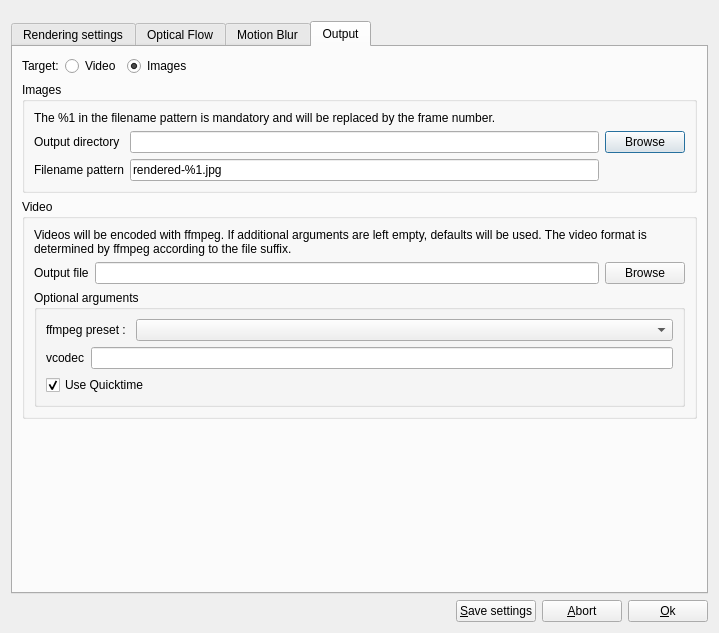
<?xml version="1.0" encoding="UTF-8"?>
<ui version="4.0">
 <class>RenderingDialog</class>
 <widget class="QDialog" name="RenderingDialog">
  <property name="geometry">
   <rect>
    <x>0</x>
    <y>0</y>
    <width>719</width>
    <height>633</height>
   </rect>
  </property>
  <property name="windowTitle">
   <string>Rendering settings</string>
  </property>
  <layout class="QVBoxLayout" name="verticalLayout_2">
   <item>
    <spacer name="verticalSpacer_2">
     <property name="orientation">
      <enum>Qt::Vertical</enum>
     </property>
     <property name="sizeType">
      <enum>QSizePolicy::Fixed</enum>
     </property>
     <property name="sizeHint" stdset="0">
      <size>
       <width>20</width>
       <height>10</height>
      </size>
     </property>
    </spacer>
   </item>
   <item>
    <widget class="QTabWidget" name="tabWidget">
     <property name="currentIndex">
      <number>3</number>
     </property>
     <widget class="QWidget" name="tabWidgetPage1">
      <property name="accessibleName">
       <string>a</string>
      </property>
      <property name="accessibleDescription">
       <string>a</string>
      </property>
      <attribute name="title">
       <string>Rendering settings</string>
      </attribute>
      <layout class="QVBoxLayout" name="verticalLayout_8">
       <item>
        <layout class="QHBoxLayout" name="horizontalLayout">
         <item>
          <widget class="QRadioButton" name="radioFullProject">
           <property name="text">
            <string>Full Project</string>
           </property>
           <property name="checked">
            <bool>true</bool>
           </property>
          </widget>
         </item>
         <item>
          <widget class="QRadioButton" name="radioTagSection">
           <property name="text">
            <string>Tag section</string>
           </property>
          </widget>
         </item>
         <item>
          <widget class="QRadioButton" name="radioSection">
           <property name="text">
            <string>Custom section</string>
           </property>
          </widget>
         </item>
         <item>
          <spacer name="horizontalSpacer_5">
           <property name="orientation">
            <enum>Qt::Horizontal</enum>
           </property>
           <property name="sizeType">
            <enum>QSizePolicy::Fixed</enum>
           </property>
           <property name="sizeHint" stdset="0">
            <size>
             <width>13</width>
             <height>20</height>
            </size>
           </property>
          </spacer>
         </item>
         <item>
          <widget class="QComboBox" name="cbStartTag"/>
         </item>
         <item>
          <widget class="QLineEdit" name="timeStart">
           <property name="sizePolicy">
            <sizepolicy hsizetype="Preferred" vsizetype="Fixed">
             <horstretch>0</horstretch>
             <verstretch>0</verstretch>
            </sizepolicy>
           </property>
           <property name="baseSize">
            <size>
             <width>100</width>
             <height>0</height>
            </size>
           </property>
           <property name="maxLength">
            <number>16</number>
           </property>
          </widget>
         </item>
         <item>
          <widget class="QLabel" name="lblcTo">
           <property name="text">
            <string>to</string>
           </property>
          </widget>
         </item>
         <item>
          <widget class="QLineEdit" name="timeEnd">
           <property name="sizePolicy">
            <sizepolicy hsizetype="Preferred" vsizetype="Fixed">
             <horstretch>0</horstretch>
             <verstretch>0</verstretch>
            </sizepolicy>
           </property>
           <property name="baseSize">
            <size>
             <width>100</width>
             <height>0</height>
            </size>
           </property>
           <property name="maxLength">
            <number>16</number>
           </property>
          </widget>
         </item>
         <item>
          <widget class="QComboBox" name="cbEndTag"/>
         </item>
         <item>
          <spacer name="horizontalSpacer_2">
           <property name="orientation">
            <enum>Qt::Horizontal</enum>
           </property>
           <property name="sizeHint" stdset="0">
            <size>
             <width>40</width>
             <height>20</height>
            </size>
           </property>
          </spacer>
         </item>
        </layout>
       </item>
       <item>
        <layout class="QHBoxLayout" name="horizontalLayout_8">
         <item>
          <spacer name="horizontalSpacer_11">
           <property name="orientation">
            <enum>Qt::Horizontal</enum>
           </property>
           <property name="sizeType">
            <enum>QSizePolicy::Fixed</enum>
           </property>
           <property name="sizeHint" stdset="0">
            <size>
             <width>30</width>
             <height>20</height>
            </size>
           </property>
          </spacer>
         </item>
         <item>
          <widget class="QLabel" name="sectionMessage">
           <property name="text">
            <string/>
           </property>
           <property name="wordWrap">
            <bool>true</bool>
           </property>
          </widget>
         </item>
        </layout>
       </item>
       <item>
        <layout class="QHBoxLayout" name="horizontalLayout_5">
         <item>
          <widget class="QLabel" name="label_2">
           <property name="text">
            <string>Frames per second:</string>
           </property>
          </widget>
         </item>
         <item>
          <widget class="QComboBox" name="cbFps">
           <property name="sizePolicy">
            <sizepolicy hsizetype="Preferred" vsizetype="Fixed">
             <horstretch>0</horstretch>
             <verstretch>0</verstretch>
            </sizepolicy>
           </property>
           <property name="minimumSize">
            <size>
             <width>100</width>
             <height>0</height>
            </size>
           </property>
           <property name="baseSize">
            <size>
             <width>100</width>
             <height>0</height>
            </size>
           </property>
           <property name="editable">
            <bool>true</bool>
           </property>
           <property name="currentIndex">
            <number>0</number>
           </property>
           <item>
            <property name="text">
             <string notr="true">23.976</string>
            </property>
           </item>
           <item>
            <property name="text">
             <string notr="true">24</string>
            </property>
           </item>
           <item>
            <property name="text">
             <string notr="true">25</string>
            </property>
           </item>
           <item>
            <property name="text">
             <string notr="true">29.976</string>
            </property>
           </item>
           <item>
            <property name="text">
             <string notr="true">30</string>
            </property>
           </item>
           <item>
            <property name="text">
             <string notr="true">50</string>
            </property>
           </item>
           <item>
            <property name="text">
             <string notr="true">60</string>
            </property>
           </item>
           <item>
            <property name="text">
             <string notr="true">72</string>
            </property>
           </item>
          </widget>
         </item>
         <item>
          <spacer name="horizontalSpacer_4">
           <property name="orientation">
            <enum>Qt::Horizontal</enum>
           </property>
           <property name="sizeHint" stdset="0">
            <size>
             <width>40</width>
             <height>20</height>
            </size>
           </property>
          </spacer>
         </item>
        </layout>
       </item>
       <item>
        <layout class="QHBoxLayout" name="horizontalLayout_6">
         <item>
          <widget class="QLabel" name="label_3">
           <property name="text">
            <string>Size:</string>
           </property>
          </widget>
         </item>
         <item>
          <widget class="QComboBox" name="cbSize"/>
         </item>
         <item>
          <spacer name="horizontalSpacer_7">
           <property name="orientation">
            <enum>Qt::Horizontal</enum>
           </property>
           <property name="sizeType">
            <enum>QSizePolicy::Minimum</enum>
           </property>
           <property name="sizeHint" stdset="0">
            <size>
             <width>10</width>
             <height>20</height>
            </size>
           </property>
          </spacer>
         </item>
         <item>
          <widget class="QLabel" name="label_4">
           <property name="text">
            <string>Interpolation:</string>
           </property>
          </widget>
         </item>
         <item>
          <widget class="QComboBox" name="cbInterpolation"/>
         </item>
         <item>
          <spacer name="horizontalSpacer_6">
           <property name="orientation">
            <enum>Qt::Horizontal</enum>
           </property>
           <property name="sizeHint" stdset="0">
            <size>
             <width>40</width>
             <height>20</height>
            </size>
           </property>
          </spacer>
         </item>
        </layout>
       </item>
       <item>
        <layout class="QHBoxLayout" name="horizontalLayout_9">
         <property name="topMargin">
          <number>8</number>
         </property>
         <item>
          <widget class="QLabel" name="label_13">
           <property name="text">
            <string>For two frames A and B, the two-way interpolations calculate both the flows A→B and B→A, which leads to smoother transitions between them. Forward interpolations only calculate A→B; Twice as fast, but usually less smooth.</string>
           </property>
           <property name="wordWrap">
            <bool>true</bool>
           </property>
          </widget>
         </item>
        </layout>
       </item>
       <item>
        <spacer name="verticalSpacer">
         <property name="orientation">
          <enum>Qt::Vertical</enum>
         </property>
         <property name="sizeHint" stdset="0">
          <size>
           <width>20</width>
           <height>40</height>
          </size>
         </property>
        </spacer>
       </item>
      </layout>
     </widget>
     <widget class="QWidget" name="tabWidgetPage2">
      <attribute name="title">
       <string>Optical Flow</string>
      </attribute>
      <layout class="QVBoxLayout" name="verticalLayout_9">
       <item>
        <widget class="QGroupBox" name="groupBox_3">
         <property name="title">
          <string>Optical flow</string>
         </property>
         <layout class="QVBoxLayout" name="verticalLayout_6">
          <item>
           <layout class="QHBoxLayout" name="horizontalLayout_7">
            <item>
             <widget class="QLabel" name="label_12">
              <property name="text">
               <string>buildFlow lambda</string>
              </property>
             </widget>
            </item>
            <item>
             <widget class="QDoubleSpinBox" name="lambda">
              <property name="locale">
               <locale language="English" country="UnitedStates"/>
              </property>
              <property name="minimum">
               <double>5.000000000000000</double>
              </property>
              <property name="maximum">
               <double>50.000000000000000</double>
              </property>
              <property name="singleStep">
               <double>1.000000000000000</double>
              </property>
              <property name="value">
               <double>20.000000000000000</double>
              </property>
             </widget>
            </item>
            <item>
             <spacer name="horizontalSpacer_10">
              <property name="orientation">
               <enum>Qt::Horizontal</enum>
              </property>
              <property name="sizeType">
               <enum>QSizePolicy::Fixed</enum>
              </property>
              <property name="sizeHint" stdset="0">
               <size>
                <width>10</width>
                <height>20</height>
               </size>
              </property>
             </spacer>
            </item>
            <item>
             <widget class="QLabel" name="label_11">
              <property name="sizePolicy">
               <sizepolicy hsizetype="Expanding" vsizetype="Preferred">
                <horstretch>0</horstretch>
                <verstretch>0</verstretch>
               </sizepolicy>
              </property>
              <property name="text">
               <string>Use a higher value for high-quality footage and larger images.</string>
              </property>
              <property name="wordWrap">
               <bool>true</bool>
              </property>
             </widget>
            </item>
           </layout>
          </item>
          <item>
           <layout class="QHBoxLayout" name="horizontalLayout_10">
            <property name="topMargin">
             <number>8</number>
            </property>
            <item>
             <widget class="QLabel" name="label_14">
              <property name="text">
               <string>The lambda is only used with the GPU based Optical Flow algorithm. There is no general rule which value is best, so it is usually a good idea to render a short part with a low (5) and a high (50) lambda to see the differences, and then try to find the best value between.</string>
              </property>
              <property name="wordWrap">
               <bool>true</bool>
              </property>
             </widget>
            </item>
           </layout>
          </item>
          <item>
           <spacer name="verticalSpacer_3">
            <property name="orientation">
             <enum>Qt::Vertical</enum>
            </property>
            <property name="sizeHint" stdset="0">
             <size>
              <width>20</width>
              <height>40</height>
             </size>
            </property>
           </spacer>
          </item>
         </layout>
        </widget>
       </item>
      </layout>
     </widget>
     <widget class="QWidget" name="tabWidgetPage3">
      <attribute name="title">
       <string>Motion Blur</string>
      </attribute>
      <layout class="QVBoxLayout" name="verticalLayout_10">
       <item>
        <widget class="QGroupBox" name="groupBox_2">
         <property name="title">
          <string>Motion blur</string>
         </property>
         <layout class="QVBoxLayout" name="verticalLayout_5">
          <item>
           <widget class="QLabel" name="label_9">
            <property name="text">
             <string>Motion blur will only be applied for segments on which it is enabled.</string>
            </property>
            <property name="wordWrap">
             <bool>true</bool>
            </property>
           </widget>
          </item>
          <item>
           <widget class="QRadioButton" name="radioBlurStacking">
            <property name="text">
             <string>Stacking blur (Uses more disk space, but is faster for repeated rendering.)</string>
            </property>
           </widget>
          </item>
          <item>
           <layout class="QHBoxLayout" name="horizontalLayout_2">
            <item>
             <widget class="QLabel" name="label_6">
              <property name="text">
               <string>Maximum samples</string>
              </property>
             </widget>
            </item>
            <item>
             <widget class="QSpinBox" name="maxSamples">
              <property name="minimum">
               <number>1</number>
              </property>
              <property name="value">
               <number>64</number>
              </property>
             </widget>
            </item>
            <item>
             <spacer name="horizontalSpacer_9">
              <property name="orientation">
               <enum>Qt::Horizontal</enum>
              </property>
              <property name="sizeType">
               <enum>QSizePolicy::Fixed</enum>
              </property>
              <property name="sizeHint" stdset="0">
               <size>
                <width>10</width>
                <height>20</height>
               </size>
              </property>
             </spacer>
            </item>
            <item>
             <widget class="QLabel" name="label_8">
              <property name="text">
               <string>Samples for slow motion</string>
              </property>
             </widget>
            </item>
            <item>
             <widget class="QSpinBox" name="slowmoSamples">
              <property name="minimum">
               <number>1</number>
              </property>
              <property name="value">
               <number>16</number>
              </property>
             </widget>
            </item>
            <item>
             <spacer name="horizontalSpacer_8">
              <property name="orientation">
               <enum>Qt::Horizontal</enum>
              </property>
              <property name="sizeHint" stdset="0">
               <size>
                <width>40</width>
                <height>20</height>
               </size>
              </property>
             </spacer>
            </item>
           </layout>
          </item>
          <item>
           <widget class="QRadioButton" name="radioBlurConvolution">
            <property name="text">
             <string>Convolution blur (Smoother than stacking, usually the better choice.)</string>
            </property>
           </widget>
          </item>
          <item>
           <widget class="QRadioButton" name="radioBlurNearest">
            <property name="text">
             <string>Nearest (no blurring)</string>
            </property>
           </widget>
          </item>
         </layout>
        </widget>
       </item>
       <item>
        <spacer name="verticalSpacer_4">
         <property name="orientation">
          <enum>Qt::Vertical</enum>
         </property>
         <property name="sizeHint" stdset="0">
          <size>
           <width>20</width>
           <height>40</height>
          </size>
         </property>
        </spacer>
       </item>
      </layout>
     </widget>
     <widget class="QWidget" name="tabWidgetPage4">
      <attribute name="title">
       <string>Output</string>
      </attribute>
      <layout class="QVBoxLayout" name="verticalLayout_11">
       <item>
        <layout class="QHBoxLayout" name="horizontalLayout_3">
         <item>
          <widget class="QLabel" name="label">
           <property name="text">
            <string>Target:</string>
           </property>
          </widget>
         </item>
         <item>
          <widget class="QRadioButton" name="radioVideo">
           <property name="enabled">
            <bool>true</bool>
           </property>
           <property name="text">
            <string>Video</string>
           </property>
          </widget>
         </item>
         <item>
          <widget class="QRadioButton" name="radioImages">
           <property name="text">
            <string>Images</string>
           </property>
           <property name="checked">
            <bool>true</bool>
           </property>
          </widget>
         </item>
         <item>
          <spacer name="horizontalSpacer_3">
           <property name="orientation">
            <enum>Qt::Horizontal</enum>
           </property>
           <property name="sizeHint" stdset="0">
            <size>
             <width>40</width>
             <height>20</height>
            </size>
           </property>
          </spacer>
         </item>
        </layout>
       </item>
       <item>
        <widget class="QGroupBox" name="groupImages">
         <property name="title">
          <string>Images</string>
         </property>
         <layout class="QVBoxLayout" name="verticalLayout">
          <item>
           <widget class="QLabel" name="label_10">
            <property name="text">
             <string>The %1 in the filename pattern is mandatory and will be replaced by the frame number.</string>
            </property>
           </widget>
          </item>
          <item>
           <layout class="QGridLayout" name="gridLayout">
            <item row="0" column="0">
             <widget class="QLabel" name="lblcOutputDir">
              <property name="text">
               <string>Output directory</string>
              </property>
             </widget>
            </item>
            <item row="0" column="1">
             <widget class="QLineEdit" name="imagesOutputDir"/>
            </item>
            <item row="0" column="2">
             <widget class="QPushButton" name="bImagesBrowseDir">
              <property name="text">
               <string>Browse</string>
              </property>
             </widget>
            </item>
            <item row="1" column="0">
             <widget class="QLabel" name="lblcFilenamePattern">
              <property name="text">
               <string>Filename pattern</string>
              </property>
             </widget>
            </item>
            <item row="1" column="1">
             <widget class="QLineEdit" name="imagesFilenamePattern">
              <property name="toolTip">
               <string extracomment="%1 for the frame number (required!)"/>
              </property>
              <property name="text">
               <string>rendered-%1.jpg</string>
              </property>
             </widget>
            </item>
           </layout>
          </item>
         </layout>
        </widget>
       </item>
       <item>
        <widget class="QGroupBox" name="groupVideo">
         <property name="sizePolicy">
          <sizepolicy hsizetype="Preferred" vsizetype="Minimum">
           <horstretch>0</horstretch>
           <verstretch>0</verstretch>
          </sizepolicy>
         </property>
         <property name="title">
          <string>Video</string>
         </property>
         <layout class="QVBoxLayout" name="verticalLayout_3">
          <item>
           <widget class="QLabel" name="label_7">
            <property name="text">
             <string>Videos will be encoded with ffmpeg. If additional arguments are left empty, defaults will be used. The video format is determined by ffmpeg according to the file suffix.</string>
            </property>
            <property name="wordWrap">
             <bool>true</bool>
            </property>
           </widget>
          </item>
          <item>
           <layout class="QGridLayout" name="gridLayout_2">
            <item row="0" column="0">
             <widget class="QLabel" name="lblcOutputFile">
              <property name="text">
               <string>Output file</string>
              </property>
             </widget>
            </item>
            <item row="0" column="1">
             <widget class="QLineEdit" name="videoOutputFile"/>
            </item>
            <item row="0" column="2">
             <widget class="QPushButton" name="bBrowseVideoOutputFile">
              <property name="text">
               <string>Browse</string>
              </property>
             </widget>
            </item>
            <item row="1" column="0" colspan="3">
             <widget class="QGroupBox" name="groupBox">
              <property name="title">
               <string>Optional arguments</string>
              </property>
              <layout class="QVBoxLayout" name="verticalLayout_4">
               <item>
                <layout class="QHBoxLayout" name="horizontalLayout_11">
                 <item>
                  <widget class="QLabel" name="label_15">
                   <property name="text">
                    <string>ffmpeg preset : </string>
                   </property>
                  </widget>
                 </item>
                 <item>
                  <widget class="QComboBox" name="ffpreset">
                   <property name="sizePolicy">
                    <sizepolicy hsizetype="Expanding" vsizetype="Fixed">
                     <horstretch>0</horstretch>
                     <verstretch>0</verstretch>
                    </sizepolicy>
                   </property>
                  </widget>
                 </item>
                </layout>
               </item>
               <item>
                <layout class="QGridLayout" name="gridLayout_3">
                 <item row="0" column="0">
                  <widget class="QLabel" name="label_5">
                   <property name="text">
                    <string notr="true">vcodec</string>
                   </property>
                  </widget>
                 </item>
                 <item row="0" column="1">
                  <widget class="QLineEdit" name="vcodec"/>
                 </item>
                </layout>
               </item>
               <item>
                <widget class="QCheckBox" name="use_qt">
                 <property name="text">
                  <string>Use Quicktime</string>
                 </property>
                 <property name="checked">
                  <bool>true</bool>
                 </property>
                </widget>
               </item>
              </layout>
             </widget>
            </item>
           </layout>
          </item>
         </layout>
        </widget>
       </item>
       <item>
        <spacer name="verticalSpacer_5">
         <property name="orientation">
          <enum>Qt::Vertical</enum>
         </property>
         <property name="sizeHint" stdset="0">
          <size>
           <width>20</width>
           <height>40</height>
          </size>
         </property>
        </spacer>
       </item>
      </layout>
     </widget>
    </widget>
   </item>
   <item>
    <layout class="QHBoxLayout" name="horizontalLayout_4">
     <item>
      <spacer name="horizontalSpacer">
       <property name="orientation">
        <enum>Qt::Horizontal</enum>
       </property>
       <property name="sizeHint" stdset="0">
        <size>
         <width>40</width>
         <height>20</height>
        </size>
       </property>
      </spacer>
     </item>
     <item>
      <widget class="QPushButton" name="bSave">
       <property name="toolTip">
        <string>Will *not* save the project!</string>
       </property>
       <property name="text">
        <string>&amp;Save settings</string>
       </property>
      </widget>
     </item>
     <item>
      <widget class="QPushButton" name="bAbort">
       <property name="text">
        <string>&amp;Abort</string>
       </property>
      </widget>
     </item>
     <item>
      <widget class="QPushButton" name="bOk">
       <property name="text">
        <string>&amp;Ok</string>
       </property>
      </widget>
     </item>
    </layout>
   </item>
  </layout>
 </widget>
 <tabstops>
  <tabstop>radioFullProject</tabstop>
  <tabstop>cbFps</tabstop>
  <tabstop>cbSize</tabstop>
  <tabstop>cbInterpolation</tabstop>
  <tabstop>radioVideo</tabstop>
  <tabstop>radioImages</tabstop>
  <tabstop>imagesOutputDir</tabstop>
  <tabstop>bImagesBrowseDir</tabstop>
  <tabstop>imagesFilenamePattern</tabstop>
  <tabstop>videoOutputFile</tabstop>
  <tabstop>bBrowseVideoOutputFile</tabstop>
  <tabstop>vcodec</tabstop>
  <tabstop>bAbort</tabstop>
  <tabstop>bOk</tabstop>
 </tabstops>
 <resources/>
 <connections/>
</ui>
